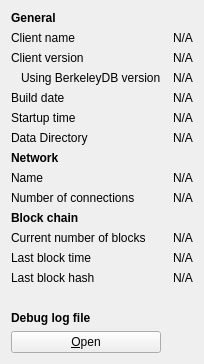
     <widget class="QWidget" name="tab_info">
      <attribute name="title">
       <string>&amp;Information</string>
      </attribute>
      <layout class="QGridLayout" name="gridLayout" columnstretch="0,0">
       <property name="horizontalSpacing">
        <number>12</number>
       </property>
       <item row="0" column="0">
        <widget class="QLabel" name="generalHeader">
         <property name="font">
          <font>
           <weight>75</weight>
           <bold>true</bold>
          </font>
         </property>
         <property name="text">
          <string>General</string>
         </property>
        </widget>
       </item>
       <item row="1" column="0">
        <widget class="QLabel" name="clientNameLabel">
         <property name="text">
          <string>Client name</string>
         </property>
        </widget>
       </item>
       <item row="1" column="1">
        <widget class="QLabel" name="clientName">
         <property name="cursor">
          <cursorShape>IBeamCursor</cursorShape>
         </property>
         <property name="text">
          <string>N/A</string>
         </property>
         <property name="textFormat">
          <enum>Qt::PlainText</enum>
         </property>
         <property name="textInteractionFlags">
          <set>Qt::LinksAccessibleByMouse|Qt::TextSelectableByKeyboard|Qt::TextSelectableByMouse</set>
         </property>
        </widget>
       </item>
       <item row="2" column="0">
        <widget class="QLabel" name="clientVersionLabel">
         <property name="text">
          <string>Client version</string>
         </property>
        </widget>
       </item>
       <item row="2" column="1">
        <widget class="QLabel" name="clientVersion">
         <property name="cursor">
          <cursorShape>IBeamCursor</cursorShape>
         </property>
         <property name="text">
          <string>N/A</string>
         </property>
         <property name="textFormat">
          <enum>Qt::PlainText</enum>
         </property>
         <property name="textInteractionFlags">
          <set>Qt::LinksAccessibleByMouse|Qt::TextSelectableByKeyboard|Qt::TextSelectableByMouse</set>
         </property>
        </widget>
       </item>
       <item row="3" column="0">
        <widget class="QLabel" name="berkeleyDBVersionLabel">
         <property name="text">
          <string>Using BerkeleyDB version</string>
         </property>
         <property name="indent">
          <number>10</number>
         </property>
        </widget>
       </item>
       <item row="3" column="1">
        <widget class="QLabel" name="berkeleyDBVersion">
         <property name="cursor">
          <cursorShape>IBeamCursor</cursorShape>
         </property>
         <property name="text">
          <string>N/A</string>
         </property>
         <property name="textFormat">
          <enum>Qt::PlainText</enum>
         </property>
         <property name="textInteractionFlags">
          <set>Qt::LinksAccessibleByMouse|Qt::TextSelectableByKeyboard|Qt::TextSelectableByMouse</set>
         </property>
        </widget>
       </item>
       <item row="4" column="0">
        <widget class="QLabel" name="buildDateLabel">
         <property name="text">
          <string>Build date</string>
         </property>
        </widget>
       </item>
       <item row="4" column="1">
        <widget class="QLabel" name="buildDate">
         <property name="cursor">
          <cursorShape>IBeamCursor</cursorShape>
         </property>
         <property name="text">
          <string>N/A</string>
         </property>
         <property name="textFormat">
          <enum>Qt::PlainText</enum>
         </property>
         <property name="textInteractionFlags">
          <set>Qt::LinksAccessibleByMouse|Qt::TextSelectableByKeyboard|Qt::TextSelectableByMouse</set>
         </property>
        </widget>
       </item>
       <item row="5" column="0">
        <widget class="QLabel" name="startupTimeLabel">
         <property name="text">
          <string>Startup time</string>
         </property>
        </widget>
       </item>
       <item row="5" column="1">
        <widget class="QLabel" name="startupTime">
         <property name="cursor">
          <cursorShape>IBeamCursor</cursorShape>
         </property>
         <property name="text">
          <string>N/A</string>
         </property>
         <property name="textFormat">
          <enum>Qt::PlainText</enum>
         </property>
         <property name="textInteractionFlags">
          <set>Qt::LinksAccessibleByMouse|Qt::TextSelectableByKeyboard|Qt::TextSelectableByMouse</set>
         </property>
        </widget>
       </item>
       <item row="6" column="0">
        <widget class="QLabel" name="dataDirLabel">
         <property name="text">
          <string>Data Directory</string>
         </property>
        </widget>
       </item>
       <item row="6" column="1">
        <widget class="QLabel" name="dataDir">
         <property name="text">
          <string>N/A</string>
         </property>
        </widget>
       </item>
       <item row="7" column="0">
        <widget class="QLabel" name="networkHeader">
         <property name="font">
          <font>
           <weight>75</weight>
           <bold>true</bold>
          </font>
         </property>
         <property name="text">
          <string>Network</string>
         </property>
        </widget>
       </item>
       <item row="8" column="0">
        <widget class="QLabel" name="networkNameLabel">
         <property name="text">
          <string>Name</string>
         </property>
        </widget>
       </item>
       <item row="8" column="1">
        <widget class="QLabel" name="networkName">
         <property name="cursor">
          <cursorShape>IBeamCursor</cursorShape>
         </property>
         <property name="text">
          <string>N/A</string>
         </property>
         <property name="textFormat">
          <enum>Qt::PlainText</enum>
         </property>
         <property name="textInteractionFlags">
          <set>Qt::LinksAccessibleByMouse|Qt::TextSelectableByKeyboard|Qt::TextSelectableByMouse</set>
         </property>
        </widget>
       </item>
       <item row="9" column="0">
        <widget class="QLabel" name="numberOfConnectionsLabel">
         <property name="text">
          <string>Number of connections</string>
         </property>
        </widget>
       </item>
       <item row="9" column="1">
        <widget class="QLabel" name="numberOfConnections">
         <property name="cursor">
          <cursorShape>IBeamCursor</cursorShape>
         </property>
         <property name="text">
          <string>N/A</string>
         </property>
         <property name="textFormat">
          <enum>Qt::PlainText</enum>
         </property>
         <property name="textInteractionFlags">
          <set>Qt::LinksAccessibleByMouse|Qt::TextSelectableByKeyboard|Qt::TextSelectableByMouse</set>
         </property>
        </widget>
       </item>
       <!-- <item row="10" column="0">
        <widget class="QLabel" name="masternodeCountLabel">
         <property name="text">
          <string>Number of Masternodes</string>
         </property>
        </widget>
       </item>
       <item row="10" column="1">
        <widget class="QLabel" name="masternodeCount">
         <property name="cursor">
          <cursorShape>IBeamCursor</cursorShape>
         </property>
         <property name="text">
          <string>N/A</string>
         </property>
         <property name="textFormat">
          <enum>Qt::PlainText</enum>
         </property>
         <property name="textInteractionFlags">
          <set>Qt::LinksAccessibleByMouse|Qt::TextSelectableByKeyboard|Qt::TextSelectableByMouse</set>
         </property>
        </widget>
       </item> -->
       <item row="11" column="0">
        <widget class="QLabel" name="blockchainHeader">
         <property name="font">
          <font>
           <weight>75</weight>
           <bold>true</bold>
          </font>
         </property>
         <property name="text">
          <string>Block chain</string>
         </property>
        </widget>
       </item>
       <item row="12" column="0">
        <widget class="QLabel" name="numberOfBlocksLabel">
         <property name="text">
          <string>Current number of blocks</string>
         </property>
        </widget>
       </item>
       <item row="12" column="1">
        <widget class="QLabel" name="numberOfBlocks">
         <property name="cursor">
          <cursorShape>IBeamCursor</cursorShape>
         </property>
         <property name="text">
          <string>N/A</string>
         </property>
         <property name="textFormat">
          <enum>Qt::PlainText</enum>
         </property>
         <property name="textInteractionFlags">
          <set>Qt::LinksAccessibleByMouse|Qt::TextSelectableByKeyboard|Qt::TextSelectableByMouse</set>
         </property>
        </widget>
       </item>
       <item row="13" column="0">
        <widget class="QLabel" name="lastBlockTimeLabel">
         <property name="text">
          <string>Last block time</string>
         </property>
        </widget>
       </item>
       <item row="13" column="1">
        <widget class="QLabel" name="lastBlockTime">
         <property name="cursor">
          <cursorShape>IBeamCursor</cursorShape>
         </property>
         <property name="text">
          <string>N/A</string>
         </property>
         <property name="textFormat">
          <enum>Qt::PlainText</enum>
         </property>
         <property name="textInteractionFlags">
          <set>Qt::LinksAccessibleByMouse|Qt::TextSelectableByKeyboard|Qt::TextSelectableByMouse</set>
         </property>
        </widget>
       </item>
       <item row="14" column="0">
        <widget class="QLabel" name="lastBlockHashLabel">
         <property name="text">
          <string>Last block hash</string>
         </property>
        </widget>
       </item>
       <item row="14" column="1">
        <widget class="QLabel" name="lastBlockHash">
         <property name="text">
          <string>N/A</string>
         </property>
        </widget>
       </item>
       <item row="15" column="0">
        <spacer name="verticalSpacer_2">
         <property name="orientation">
          <enum>Qt::Vertical</enum>
         </property>
         <property name="sizeHint" stdset="0">
          <size>
           <width>20</width>
           <height>20</height>
          </size>
         </property>
        </spacer>
       </item>
       <item row="16" column="0">
        <widget class="QLabel" name="debugLogFileHeader">
         <property name="font">
          <font>
           <weight>75</weight>
           <bold>true</bold>
          </font>
         </property>
         <property name="text">
          <string>Debug log file</string>
         </property>
        </widget>
       </item>
       <item row="17" column="0">
        <widget class="QPushButton" name="openDebugLogfileButton">
         <property name="toolTip">
          <string>Open the UNO debug log file from the current data directory. This can take a few seconds for large log files.</string>
         </property>
         <property name="text">
          <string>&amp;Open</string>
         </property>
         <property name="autoDefault">
          <bool>false</bool>
         </property>
        </widget>
       </item>
      </layout>
     </widget>
